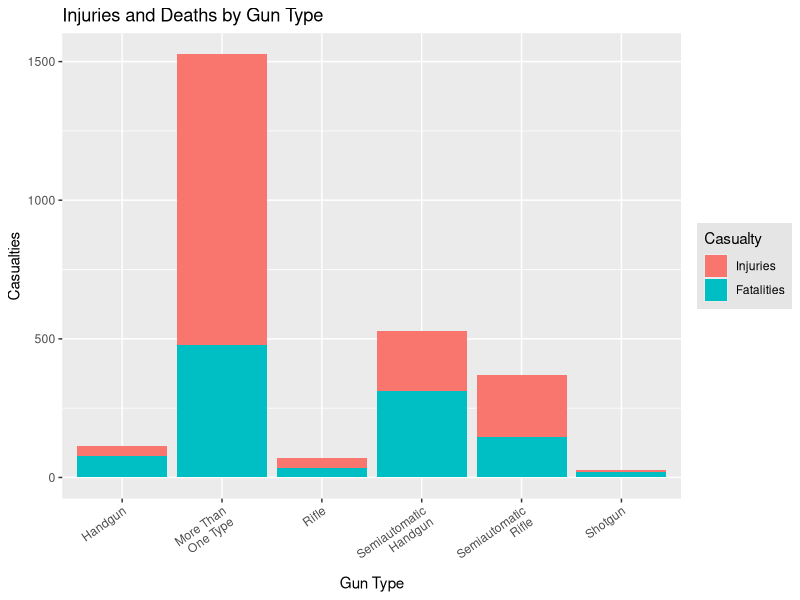

Source code (R):

#load libraries
library(tidyverse)
library(dplyr)
library(ggplot2)
library(reshape2)

#read in data
shootings_df <- read.csv("Mass-Shootings-Database-copy.csv", stringsAsFactors = FALSE)


shootings_df[shootings_df == "-"] <- NA
shootings_df[shootings_df == "Unknown"] <- NA
shootings_df[shootings_df == "TBD"] <- NA

num_shootings_df <- transform(shootings_df,
                                total_victims = as.numeric(total_victims))
num_shootings_df <- transform(num_shootings_df, 
                                injured = as.numeric(injured))
num_shootings_df <- transform(num_shootings_df, 
                                fatalities = as.numeric(fatalities))
num_shootings_df <- transform(num_shootings_df, 
                                age_of_shooter = as.numeric(age_of_shooter))
#str(num_shootings_df)


#create more general column for gun type
shootings <- num_shootings_df %>% mutate(gun_type = gsub(".*;.*","More Than One Type", weapon_type))
shootings$gun_type <- gsub(".*;.*","More Than One Type", shootings$gun_type)
shootings$gun_type <- gsub(".*,.*","More Than One Type", shootings$gun_type)
shootings$gun_type <- gsub(".* and .*","More Than One Type", shootings$gun_type)
shootings$gun_type <- gsub(".*semiautomatic handgun.*","Semiautomatic Handgun", shootings$gun_type)
shootings$gun_type <- gsub(".*handgun.*","Handgun", shootings$gun_type)
shootings$gun_type <- gsub(".*semiautomatic pistol.*","Semiautomatic Handgun", shootings$gun_type)
shootings$gun_type <- gsub(".*pistol.*","Handgun", shootings$gun_type)
shootings$gun_type <- gsub(".*revolver.*","Handgun", shootings$gun_type)
shootings$gun_type <- gsub(".*shotgun.*","Shotgun", shootings$gun_type)
shootings$gun_type <- gsub("semiautomatic rifle*","Semiautomatic Rifle", shootings$gun_type)
shootings$gun_type <- gsub("Semiautomatic Rifles*","Semiautomatic Rifle", shootings$gun_type)
shootings$gun_type <- gsub(".*rifle.*","Rifle", shootings$gun_type)


#filter for only up to 2022
shootings$date <- as.Date(shootings$date, "%m/%d/%y")
shootings <- shootings %>% filter(date != "2022-06-01") %>% filter(year <= "2022")

#new df
fatalities <- shootings %>% group_by(gun_type) %>% summarise(total_injured = sum(injured), total_fatalities = sum(fatalities)) 

#bar chart
df_long <- melt(fatalities, id.var = "gun_type")

ggplot(df_long, aes(x = gun_type, y = value, fill = variable)) + 
  geom_bar(stat = "identity") +
  labs(title = "Injuries and Deaths by Gun Type",
       x = "Gun Type",
       y = "Casualties") + 
  theme(axis.text.x = element_text(angle = 35, hjust = 1)) +
  scale_x_discrete(labels = function(x) str_wrap(x, width = 10)) +
  scale_fill_discrete(name="Casualty",
                        labels=c("Injuries", "Fatalities")) +
  theme(legend.background = element_rect(fill= "grey90"))




